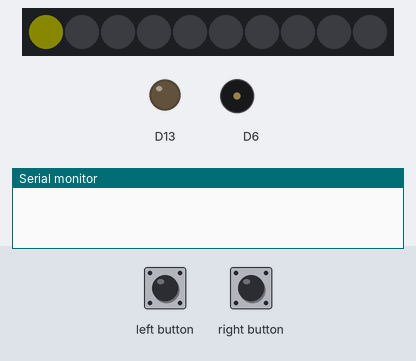
This sketch was run on a simulated Adafruit Circuit Playground Express. On the bench: 10 RGB LEDs in strip order, left to right, output pins drawn as LEDs (lit = HIGH), buzzer (waves = sounding), the last lines printed to the serial monitor. Dim RGB values are drawn brighter than linear; random numbers use the default seed unless the sketch sets one.

Above: at 0.47 s.
At 9.66 s:
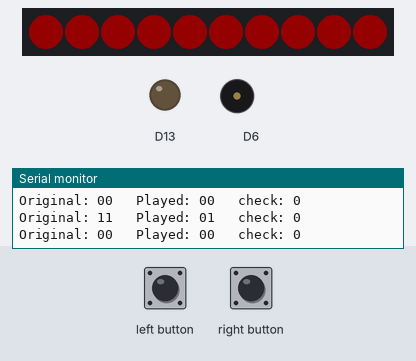
At 18.4 s:
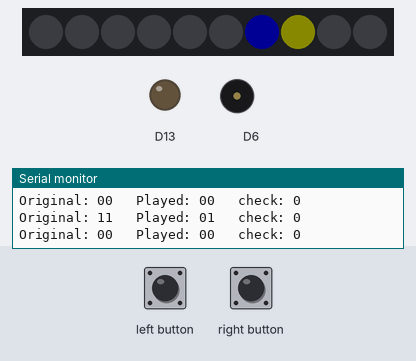
At 38.3 s:
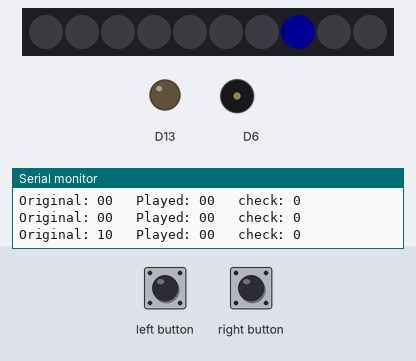
Timing chart, 0 to 40.0 s (numbered marks = the images above):
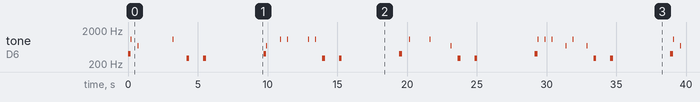

Measured:
- by itself, tone on D6: plays 400 Hz for 0.20 s, 1080 Hz for 0.05 s, 700 Hz for 0.05 s, 1080 Hz for 0.05 s, 300 Hz for 0.20 s, 300 Hz for 0.20 s … (32 notes in this stretch)
- what the display in image 0 shows lasts 0.5 s, from 0.2 s to 0.7 s

The sketch:

FinalGame.ino
```cpp
#include <Adafruit_CircuitPlayground.h>

volatile bool measure[8][2];
volatile bool measureCompare[8][2];
volatile bool check;
volatile float time;
volatile float bpm = 60.0;
volatile bool flagLeft;
volatile bool flagRight;


void setup() {
  // put your setup code here, to run once:
  CircuitPlayground.begin();
  Serial.begin(9600);
  //randomSeed(analogRead(0));
  attachInterrupt(digitalPinToInterrupt(5), bFlag1, CHANGE); //interupt for buttons
  attachInterrupt(digitalPinToInterrupt(4), bFlag2, CHANGE);
}

void loop() {
  // put your main code here, to run repeatedly:
  check = 1;
  generateMeasure();
  //testing for loop to set it all to right button and every beat
  /*
  for(int i =0; i<=8; i++){
    for(int j = 0; j<=1; j++){
      measure[i][j] = 1;
    }
  }
  */
  CircuitPlayground.playTone(400, 200); // start beep
  for(int i =0; i<8; i++){ //plays tones based on measure
    CircuitPlayground.setPixelColor(i-1,0,0,0);
    CircuitPlayground.setPixelColor(i,125,125,0);
    if(measure[i][0]==1){
      if(measure[i][1]==1){
        CircuitPlayground.playTone(1080, 50);
      }
    if(measure[i][1]==0){
      CircuitPlayground.playTone(700, 50);
    }
    delay(beatToTime()-50);
    }
    if(measure[i][0]==0){
      delay(beatToTime());
    }
  }
  CircuitPlayground.playTone(300, 200); // end beat
  delay(1000);
  CircuitPlayground.playTone(300, 200);
  //comparison
  for(int i = 0; i<8; i++){
    CircuitPlayground.setPixelColor(i-1,0,0,0);
    CircuitPlayground.setPixelColor(i,0,0,255);
    delay(beatToTime());
    if(flagLeft || flagRight){
      measureCompare[i][0] = 1;
      if(flagLeft == 1){
        measureCompare[i][1] = 0;
      }
      if(flagRight == 1){
        measureCompare[i][1] = 1;
      }
      flagLeft = 0;
      flagRight = 0;
    }
    else{
      measureCompare[i][0] = 0;
      measureCompare[i][1] = measure[i][1];
      }
  }
  //check comparison
  Serial.println("start");
  for(int i =0; i<8; i++){
    Serial.print("Original: ");
    Serial.print(measure[i][0]);
    Serial.print(measure[i][1]);
    Serial.print("   Played: ");
    Serial.print(measureCompare[i][0]);
    Serial.print(measureCompare[i][1]);
    Serial.print("   check: ");
    Serial.println(check);
    if(measure[i][0] != measureCompare[i][0]){
      check = false;
    }
    if(measure[i][1] != measureCompare[i][1]){
      check = false;
    }
  }
  //outputs based on comparisons
  if(check ==1){
    for(int c =0; c<=10; c++){
      CircuitPlayground.setPixelColor(c,0,255,0);
  }
  delay(100);
    for(int c =0; c<=10; c++){
      CircuitPlayground.setPixelColor(c,0,0,0);
  }
  bpm+=10;
  }
  if(check ==0){
    for(int c =0; c<=10; c++){
      CircuitPlayground.setPixelColor(c,255,0,0);
  }
  delay(100);
    for(int c =0; c<=10; c++){
      CircuitPlayground.setPixelColor(c,0,0,0);
  }
  }
  for(int i =0; i<8; i++){
    for(int j = 0; j<=2; j++){
      measure[i][j] = 0;
    }
  }
}

void generateMeasure(){
  for(int i= 0; i<8; i++){
    //for(int j = 0; j<2; j++){
      measure[i][0] = random(0,2);
      if(measure[i][0] == 1){
        measure[i][1] = random(0,2);
      }
      else{
      measure[i][1] = 0;
      }
    }
  }

float beatToTime(){
  time = (60.0/bpm)*(500);
  //Serial.println(time);
  return time;

}

void bFlag1(){
  flagLeft = 1;
  //CircuitPlayground.playTone(700, 50);
}

void bFlag2(){
  flagRight = 1;
  //CircuitPlayground.playTone(1080, 50);
}
```
